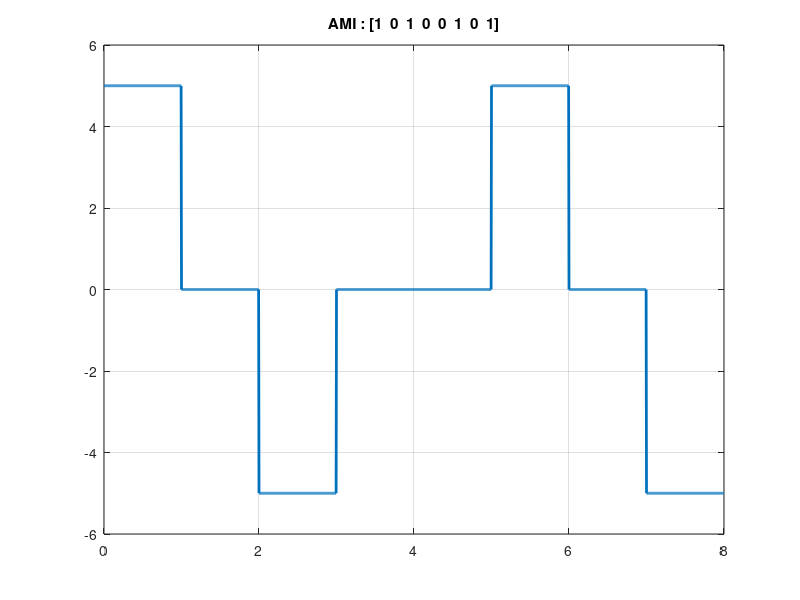

Source code (MATLAB):
clc;
close all;
clear all;

bits = [1,0,1,0,0,1,0,1]; 

bitrate = 1;
voltage = 5;
temp = voltage;

T = length(bits)/bitrate; %total time for bit sequence
n = 200; %sample per bit
N = n * T; %total sample
dt = T / N; %sampling time
t = 0:dt:T-dt; %every time instance
y = zeros(1,length(t)); %output signal

%modulation
for i = 0 : length(bits) - 1
  if(bits(i+1) == 0)
    y(i * n + 1 : (i + 1) * n) = 0;
  else
    y(i * n + 1 : (i + 1) * n) = voltage;
    voltage = -voltage;
  endif
end

plot(t,y,'LineWidth',2);
axis([0 T -temp-1 temp+1]);
grid on;
title(['AMI : [' num2str(bits) ']']);

%demodulation
for i = 1 : length(t)
  if(rem(i,n) == 0 && y(i) == 0)
      receiving_bits(i / n) = 0;
    elseif(rem(i,n) == 0)
      receiving_bits(i / n) = 1;
  endif
end
disp("AMI Decoding : ");
disp(receiving_bits);
